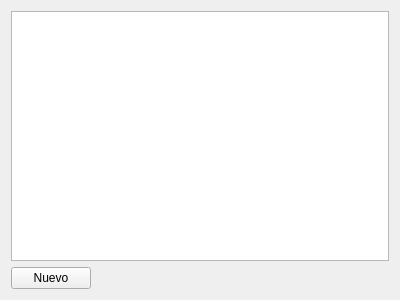
<?xml version="1.0" encoding="UTF-8"?>
<ui version="4.0">
 <class>FLugarTipoPage</class>
 <widget class="QWidget" name="FLugarTipoPage">
  <property name="geometry">
   <rect>
    <x>0</x>
    <y>0</y>
    <width>400</width>
    <height>300</height>
   </rect>
  </property>
  <property name="windowTitle">
   <string>Form</string>
  </property>
  <layout class="QGridLayout" name="gridLayout">
   <item row="0" column="0" colspan="2">
    <widget class="TListViewModelRecord" name="lvwTipo">
     <property name="alternatingRowColors">
      <bool>true</bool>
     </property>
    </widget>
   </item>
   <item row="1" column="0">
    <widget class="QPushButton" name="btnNuevo">
     <property name="text">
      <string>Nuevo</string>
     </property>
     <property name="icon">
      <iconset resource="../../app/app.qrc">
       <normaloff>:/pics/document-new.png</normaloff>:/pics/document-new.png</iconset>
     </property>
    </widget>
   </item>
   <item row="1" column="1">
    <spacer name="horizontalSpacer">
     <property name="orientation">
      <enum>Qt::Horizontal</enum>
     </property>
     <property name="sizeHint" stdset="0">
      <size>
       <width>288</width>
       <height>20</height>
      </size>
     </property>
    </spacer>
   </item>
  </layout>
 </widget>
 <customwidgets>
  <customwidget>
   <class>TListViewModelRecord</class>
   <extends>QListView</extends>
   <header>tlistviewmodelrecord.h</header>
  </customwidget>
 </customwidgets>
 <resources>
  <include location="../../app/app.qrc"/>
  <include location="../../app/app.qrc"/>
 </resources>
 <connections/>
</ui>
